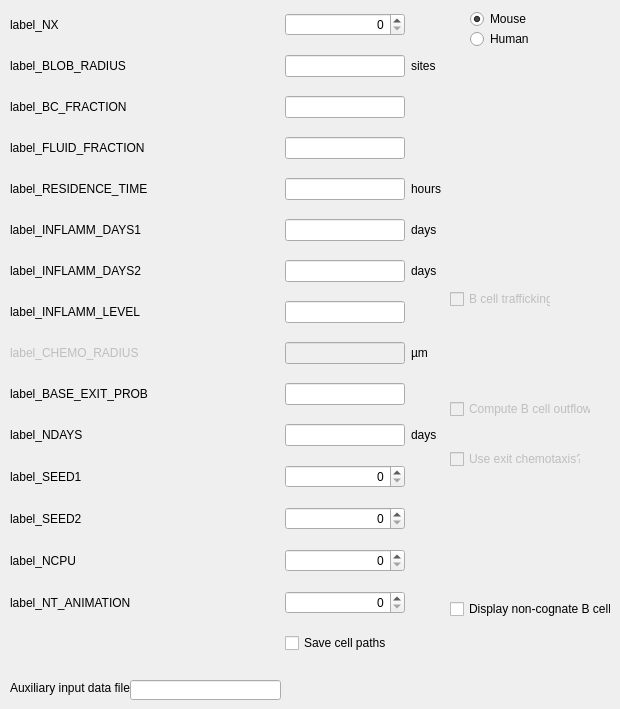
          <widget class="QWidget" name="tab_run">
           <attribute name="title">
            <string>Run</string>
           </attribute>
           <widget class="QWidget" name="layoutWidget">
            <property name="geometry">
             <rect>
              <x>10</x>
              <y>0</y>
              <width>431</width>
              <height>668</height>
             </rect>
            </property>
            <layout class="QGridLayout" name="gridLayout_4">
             <item row="0" column="0">
              <widget class="QMyLabel" name="label_NX">
               <property name="text">
                <string>label_NX</string>
               </property>
               <property name="wordWrap">
                <bool>false</bool>
               </property>
              </widget>
             </item>
             <item row="0" column="1">
              <spacer name="horizontalSpacer_12">
               <property name="orientation">
                <enum>Qt::Horizontal</enum>
               </property>
               <property name="sizeHint" stdset="0">
                <size>
                 <width>40</width>
                 <height>13</height>
                </size>
               </property>
              </spacer>
             </item>
             <item row="0" column="2">
              <widget class="QSpinBox" name="spin_NX">
               <property name="maximumSize">
                <size>
                 <width>120</width>
                 <height>16777215</height>
                </size>
               </property>
               <property name="alignment">
                <set>Qt::AlignRight|Qt::AlignTrailing|Qt::AlignVCenter</set>
               </property>
               <property name="maximum">
                <number>999999999</number>
               </property>
              </widget>
             </item>
             <item row="1" column="0">
              <widget class="QMyLabel" name="label_BLOB_RADIUS">
               <property name="text">
                <string>label_BLOB_RADIUS</string>
               </property>
               <property name="wordWrap">
                <bool>false</bool>
               </property>
              </widget>
             </item>
             <item row="1" column="1">
              <spacer name="horizontalSpacer_13">
               <property name="orientation">
                <enum>Qt::Horizontal</enum>
               </property>
               <property name="sizeHint" stdset="0">
                <size>
                 <width>40</width>
                 <height>13</height>
                </size>
               </property>
              </spacer>
             </item>
             <item row="1" column="2">
              <widget class="QLineEdit" name="line_BLOB_RADIUS">
               <property name="maximumSize">
                <size>
                 <width>120</width>
                 <height>16777215</height>
                </size>
               </property>
               <property name="alignment">
                <set>Qt::AlignRight|Qt::AlignTrailing|Qt::AlignVCenter</set>
               </property>
              </widget>
             </item>
             <item row="2" column="0">
              <widget class="QMyLabel" name="label_BC_FRACTION">
               <property name="text">
                <string>label_BC_FRACTION</string>
               </property>
               <property name="wordWrap">
                <bool>false</bool>
               </property>
              </widget>
             </item>
             <item row="2" column="1">
              <spacer name="horizontalSpacer_14">
               <property name="orientation">
                <enum>Qt::Horizontal</enum>
               </property>
               <property name="sizeHint" stdset="0">
                <size>
                 <width>38</width>
                 <height>17</height>
                </size>
               </property>
              </spacer>
             </item>
             <item row="2" column="2">
              <widget class="QLineEdit" name="line_BC_FRACTION">
               <property name="maximumSize">
                <size>
                 <width>120</width>
                 <height>16777215</height>
                </size>
               </property>
               <property name="alignment">
                <set>Qt::AlignRight|Qt::AlignTrailing|Qt::AlignVCenter</set>
               </property>
              </widget>
             </item>
             <item row="3" column="1">
              <spacer name="horizontalSpacer_15">
               <property name="orientation">
                <enum>Qt::Horizontal</enum>
               </property>
               <property name="sizeHint" stdset="0">
                <size>
                 <width>40</width>
                 <height>13</height>
                </size>
               </property>
              </spacer>
             </item>
             <item row="3" column="2">
              <widget class="QLineEdit" name="line_FLUID_FRACTION">
               <property name="maximumSize">
                <size>
                 <width>120</width>
                 <height>16777215</height>
                </size>
               </property>
               <property name="alignment">
                <set>Qt::AlignRight|Qt::AlignTrailing|Qt::AlignVCenter</set>
               </property>
              </widget>
             </item>
             <item row="4" column="0">
              <widget class="QMyLabel" name="label_RESIDENCE_TIME">
               <property name="mouseTracking">
                <bool>false</bool>
               </property>
               <property name="text">
                <string>label_RESIDENCE_TIME</string>
               </property>
               <property name="wordWrap">
                <bool>false</bool>
               </property>
              </widget>
             </item>
             <item row="4" column="1">
              <spacer name="horizontalSpacer_21">
               <property name="orientation">
                <enum>Qt::Horizontal</enum>
               </property>
               <property name="sizeHint" stdset="0">
                <size>
                 <width>40</width>
                 <height>13</height>
                </size>
               </property>
              </spacer>
             </item>
             <item row="4" column="2">
              <widget class="QLineEdit" name="line_RESIDENCE_TIME">
               <property name="maximumSize">
                <size>
                 <width>120</width>
                 <height>16777215</height>
                </size>
               </property>
               <property name="alignment">
                <set>Qt::AlignRight|Qt::AlignTrailing|Qt::AlignVCenter</set>
               </property>
              </widget>
             </item>
             <item row="4" column="3">
              <widget class="QLabel" name="units_RESIDENCE_TIME">
               <property name="text">
                <string>hours</string>
               </property>
              </widget>
             </item>
             <item row="5" column="0">
              <widget class="QMyLabel" name="label_INFLAMM_DAYS1">
               <property name="text">
                <string>label_INFLAMM_DAYS1</string>
               </property>
              </widget>
             </item>
             <item row="5" column="1">
              <spacer name="horizontalSpacer_22">
               <property name="orientation">
                <enum>Qt::Horizontal</enum>
               </property>
               <property name="sizeHint" stdset="0">
                <size>
                 <width>40</width>
                 <height>13</height>
                </size>
               </property>
              </spacer>
             </item>
             <item row="5" column="2">
              <widget class="QLineEdit" name="line_INFLAMM_DAYS1">
               <property name="maximumSize">
                <size>
                 <width>120</width>
                 <height>16777215</height>
                </size>
               </property>
               <property name="alignment">
                <set>Qt::AlignRight|Qt::AlignTrailing|Qt::AlignVCenter</set>
               </property>
              </widget>
             </item>
             <item row="6" column="0">
              <widget class="QMyLabel" name="label_INFLAMM_DAYS2">
               <property name="text">
                <string>label_INFLAMM_DAYS2</string>
               </property>
              </widget>
             </item>
             <item row="6" column="1">
              <spacer name="horizontalSpacer_23">
               <property name="orientation">
                <enum>Qt::Horizontal</enum>
               </property>
               <property name="sizeHint" stdset="0">
                <size>
                 <width>40</width>
                 <height>13</height>
                </size>
               </property>
              </spacer>
             </item>
             <item row="6" column="2">
              <widget class="QLineEdit" name="line_INFLAMM_DAYS2">
               <property name="maximumSize">
                <size>
                 <width>120</width>
                 <height>16777215</height>
                </size>
               </property>
               <property name="alignment">
                <set>Qt::AlignRight|Qt::AlignTrailing|Qt::AlignVCenter</set>
               </property>
              </widget>
             </item>
             <item row="7" column="0">
              <widget class="QMyLabel" name="label_INFLAMM_LEVEL">
               <property name="text">
                <string>label_INFLAMM_LEVEL</string>
               </property>
              </widget>
             </item>
             <item row="7" column="1">
              <spacer name="horizontalSpacer_24">
               <property name="orientation">
                <enum>Qt::Horizontal</enum>
               </property>
               <property name="sizeHint" stdset="0">
                <size>
                 <width>40</width>
                 <height>13</height>
                </size>
               </property>
              </spacer>
             </item>
             <item row="7" column="2">
              <widget class="QLineEdit" name="line_INFLAMM_LEVEL">
               <property name="maximumSize">
                <size>
                 <width>120</width>
                 <height>16777215</height>
                </size>
               </property>
               <property name="alignment">
                <set>Qt::AlignRight|Qt::AlignTrailing|Qt::AlignVCenter</set>
               </property>
              </widget>
             </item>
             <item row="8" column="0">
              <widget class="QMyLabel" name="label_CHEMO_RADIUS">
               <property name="enabled">
                <bool>false</bool>
               </property>
               <property name="text">
                <string>label_CHEMO_RADIUS</string>
               </property>
              </widget>
             </item>
             <item row="8" column="1">
              <spacer name="horizontalSpacer_27">
               <property name="orientation">
                <enum>Qt::Horizontal</enum>
               </property>
               <property name="sizeHint" stdset="0">
                <size>
                 <width>40</width>
                 <height>13</height>
                </size>
               </property>
              </spacer>
             </item>
             <item row="8" column="2">
              <widget class="QLineEdit" name="line_CHEMO_RADIUS">
               <property name="enabled">
                <bool>false</bool>
               </property>
               <property name="maximumSize">
                <size>
                 <width>120</width>
                 <height>16777215</height>
                </size>
               </property>
               <property name="alignment">
                <set>Qt::AlignRight|Qt::AlignTrailing|Qt::AlignVCenter</set>
               </property>
              </widget>
             </item>
             <item row="9" column="0">
              <widget class="QMyLabel" name="label_BASE_EXIT_PROB">
               <property name="mouseTracking">
                <bool>false</bool>
               </property>
               <property name="toolTip">
                <string>Base B cell exit probability</string>
               </property>
               <property name="text">
                <string>label_BASE_EXIT_PROB</string>
               </property>
               <property name="wordWrap">
                <bool>false</bool>
               </property>
              </widget>
             </item>
             <item row="9" column="1">
              <spacer name="horizontalSpacer_28">
               <property name="orientation">
                <enum>Qt::Horizontal</enum>
               </property>
               <property name="sizeHint" stdset="0">
                <size>
                 <width>40</width>
                 <height>13</height>
                </size>
               </property>
              </spacer>
             </item>
             <item row="9" column="2">
              <widget class="QLineEdit" name="line_BASE_EXIT_PROB">
               <property name="maximumSize">
                <size>
                 <width>120</width>
                 <height>16777215</height>
                </size>
               </property>
               <property name="alignment">
                <set>Qt::AlignRight|Qt::AlignTrailing|Qt::AlignVCenter</set>
               </property>
              </widget>
             </item>
             <item row="10" column="0">
              <widget class="QMyLabel" name="label_NDAYS">
               <property name="mouseTracking">
                <bool>false</bool>
               </property>
               <property name="toolTip">
                <string/>
               </property>
               <property name="text">
                <string>label_NDAYS</string>
               </property>
               <property name="wordWrap">
                <bool>false</bool>
               </property>
              </widget>
             </item>
             <item row="10" column="1">
              <spacer name="horizontalSpacer_29">
               <property name="orientation">
                <enum>Qt::Horizontal</enum>
               </property>
               <property name="sizeHint" stdset="0">
                <size>
                 <width>40</width>
                 <height>13</height>
                </size>
               </property>
              </spacer>
             </item>
             <item row="11" column="0">
              <widget class="QMyLabel" name="label_SEED1">
               <property name="mouseTracking">
                <bool>false</bool>
               </property>
               <property name="toolTip">
                <string>seed vector for RNGs</string>
               </property>
               <property name="text">
                <string>label_SEED1</string>
               </property>
               <property name="wordWrap">
                <bool>false</bool>
               </property>
              </widget>
             </item>
             <item row="11" column="1">
              <spacer name="horizontalSpacer_30">
               <property name="orientation">
                <enum>Qt::Horizontal</enum>
               </property>
               <property name="sizeHint" stdset="0">
                <size>
                 <width>40</width>
                 <height>13</height>
                </size>
               </property>
              </spacer>
             </item>
             <item row="11" column="2">
              <widget class="QSpinBox" name="spin_SEED1">
               <property name="maximumSize">
                <size>
                 <width>120</width>
                 <height>16777215</height>
                </size>
               </property>
               <property name="alignment">
                <set>Qt::AlignRight|Qt::AlignTrailing|Qt::AlignVCenter</set>
               </property>
               <property name="maximum">
                <number>999999999</number>
               </property>
              </widget>
             </item>
             <item row="12" column="0">
              <widget class="QMyLabel" name="label_SEED2">
               <property name="mouseTracking">
                <bool>false</bool>
               </property>
               <property name="toolTip">
                <string>seed vector for RNGs</string>
               </property>
               <property name="text">
                <string>label_SEED2</string>
               </property>
               <property name="wordWrap">
                <bool>false</bool>
               </property>
              </widget>
             </item>
             <item row="12" column="1">
              <spacer name="horizontalSpacer_31">
               <property name="orientation">
                <enum>Qt::Horizontal</enum>
               </property>
               <property name="sizeHint" stdset="0">
                <size>
                 <width>40</width>
                 <height>13</height>
                </size>
               </property>
              </spacer>
             </item>
             <item row="12" column="2">
              <widget class="QSpinBox" name="spin_SEED2">
               <property name="maximumSize">
                <size>
                 <width>120</width>
                 <height>16777215</height>
                </size>
               </property>
               <property name="alignment">
                <set>Qt::AlignRight|Qt::AlignTrailing|Qt::AlignVCenter</set>
               </property>
               <property name="maximum">
                <number>999999999</number>
               </property>
              </widget>
             </item>
             <item row="10" column="2">
              <widget class="QLineEdit" name="line_NDAYS">
               <property name="maximumSize">
                <size>
                 <width>120</width>
                 <height>16777215</height>
                </size>
               </property>
               <property name="alignment">
                <set>Qt::AlignRight|Qt::AlignTrailing|Qt::AlignVCenter</set>
               </property>
              </widget>
             </item>
             <item row="3" column="0">
              <widget class="QMyLabel" name="label_FLUID_FRACTION">
               <property name="mouseTracking">
                <bool>false</bool>
               </property>
               <property name="text">
                <string>label_FLUID_FRACTION</string>
               </property>
               <property name="wordWrap">
                <bool>false</bool>
               </property>
              </widget>
             </item>
             <item row="14" column="0">
              <widget class="QMyLabel" name="label_NT_ANIMATION">
               <property name="toolTip">
                <string>animation update interval</string>
               </property>
               <property name="text">
                <string>label_NT_ANIMATION</string>
               </property>
              </widget>
             </item>
             <item row="14" column="1">
              <spacer name="horizontalSpacer_32">
               <property name="orientation">
                <enum>Qt::Horizontal</enum>
               </property>
               <property name="sizeHint" stdset="0">
                <size>
                 <width>40</width>
                 <height>13</height>
                </size>
               </property>
              </spacer>
             </item>
             <item row="14" column="2">
              <widget class="QSpinBox" name="spin_NT_ANIMATION">
               <property name="maximumSize">
                <size>
                 <width>120</width>
                 <height>16777215</height>
                </size>
               </property>
               <property name="alignment">
                <set>Qt::AlignRight|Qt::AlignTrailing|Qt::AlignVCenter</set>
               </property>
               <property name="maximum">
                <number>999999999</number>
               </property>
              </widget>
             </item>
             <item row="8" column="3">
              <widget class="QLabel" name="units_CHEMO_RADIUS">
               <property name="text">
                <string>µm</string>
               </property>
              </widget>
             </item>
             <item row="10" column="3">
              <widget class="QLabel" name="units_NDAYS">
               <property name="text">
                <string>days</string>
               </property>
              </widget>
             </item>
             <item row="5" column="3">
              <widget class="QLabel" name="units_INFLAMM1">
               <property name="text">
                <string>days</string>
               </property>
              </widget>
             </item>
             <item row="6" column="3">
              <widget class="QLabel" name="units_INFLAMM2">
               <property name="text">
                <string>days</string>
               </property>
              </widget>
             </item>
             <item row="1" column="3">
              <widget class="QLabel" name="units_BLOB_RADIUS">
               <property name="text">
                <string>sites</string>
               </property>
              </widget>
             </item>
             <item row="13" column="0">
              <widget class="QMyLabel" name="label_NCPU">
               <property name="toolTip">
                <string>animation update interval</string>
               </property>
               <property name="text">
                <string>label_NCPU</string>
               </property>
              </widget>
             </item>
             <item row="13" column="1">
              <spacer name="horizontalSpacer_34">
               <property name="orientation">
                <enum>Qt::Horizontal</enum>
               </property>
               <property name="sizeHint" stdset="0">
                <size>
                 <width>40</width>
                 <height>13</height>
                </size>
               </property>
              </spacer>
             </item>
             <item row="13" column="2">
              <widget class="QSpinBox" name="spin_NCPU">
               <property name="maximumSize">
                <size>
                 <width>120</width>
                 <height>16777215</height>
                </size>
               </property>
               <property name="alignment">
                <set>Qt::AlignRight|Qt::AlignTrailing|Qt::AlignVCenter</set>
               </property>
               <property name="maximum">
                <number>999999999</number>
               </property>
              </widget>
             </item>
             <item row="15" column="2">
              <widget class="QCheckBox" name="cbox_savepos">
               <property name="text">
                <string>Save cell paths</string>
               </property>
              </widget>
             </item>
            </layout>
           </widget>
           <widget class="QCheckBox" name="cbox_IV_SHOW_NONCOGNATE">
            <property name="geometry">
             <rect>
              <x>450</x>
              <y>600</y>
              <width>161</width>
              <height>18</height>
             </rect>
            </property>
            <property name="text">
             <string>Display non-cognate B cells </string>
            </property>
           </widget>
           <widget class="QCheckBox" name="cbox_USE_TRAFFIC">
            <property name="enabled">
             <bool>false</bool>
            </property>
            <property name="geometry">
             <rect>
              <x>450</x>
              <y>290</y>
              <width>101</width>
              <height>18</height>
             </rect>
            </property>
            <property name="text">
             <string>B cell trafficking? </string>
            </property>
           </widget>
           <widget class="QRadioButton" name="rbut_SPECIES_1">
            <property name="geometry">
             <rect>
              <x>470</x>
              <y>30</y>
              <width>61</width>
              <height>18</height>
             </rect>
            </property>
            <property name="text">
             <string>Human</string>
            </property>
            <attribute name="buttonGroup">
             <string>buttonGroup_SPECIES</string>
            </attribute>
           </widget>
           <widget class="QRadioButton" name="rbut_SPECIES_0">
            <property name="geometry">
             <rect>
              <x>470</x>
              <y>10</y>
              <width>71</width>
              <height>18</height>
             </rect>
            </property>
            <property name="text">
             <string>Mouse</string>
            </property>
            <property name="checked">
             <bool>true</bool>
            </property>
            <attribute name="buttonGroup">
             <string>buttonGroup_SPECIES</string>
            </attribute>
           </widget>
           <widget class="QCheckBox" name="cbox_USE_EXIT_CHEMOTAXIS">
            <property name="enabled">
             <bool>false</bool>
            </property>
            <property name="geometry">
             <rect>
              <x>450</x>
              <y>450</y>
              <width>131</width>
              <height>18</height>
             </rect>
            </property>
            <property name="text">
             <string>Use exit chemotaxis?</string>
            </property>
           </widget>
           <widget class="QCheckBox" name="cbox_COMPUTED_OUTFLOW">
            <property name="enabled">
             <bool>false</bool>
            </property>
            <property name="geometry">
             <rect>
              <x>450</x>
              <y>400</y>
              <width>141</width>
              <height>18</height>
             </rect>
            </property>
            <property name="text">
             <string>Compute B cell outflow?</string>
            </property>
           </widget>
           <widget class="QMyLabel" name="label_INPUT_FILE">
            <property name="geometry">
             <rect>
              <x>10</x>
              <y>680</y>
              <width>121</width>
              <height>16</height>
             </rect>
            </property>
            <property name="text">
             <string>Auxiliary input data file</string>
            </property>
           </widget>
           <widget class="QLineEdit" name="text_INPUT_FILE">
            <property name="geometry">
             <rect>
              <x>130</x>
              <y>680</y>
              <width>151</width>
              <height>20</height>
             </rect>
            </property>
           </widget>
          </widget>
